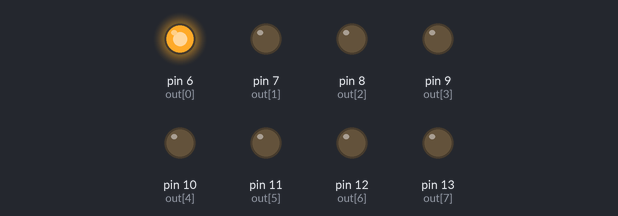
A sketch run on a simulated Arduino Uno, built with avr-gcc and run on an emulated ATmega328P. On the bench: output pins drawn as LEDs (lit = HIGH).

Above: at 0.12 s.
At 1.12 s:
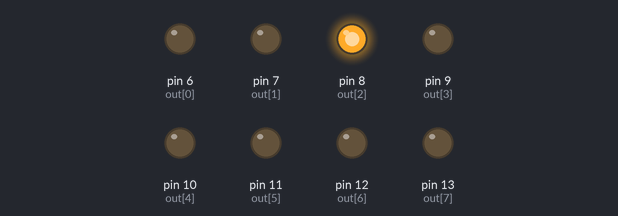
At 2.37 s:
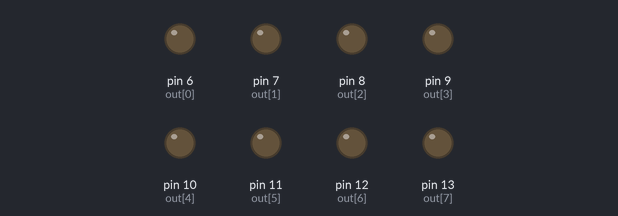
At 5.12 s:
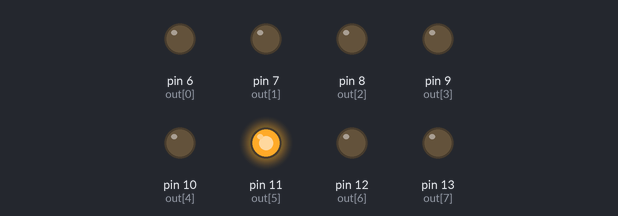
At 7.12 s:
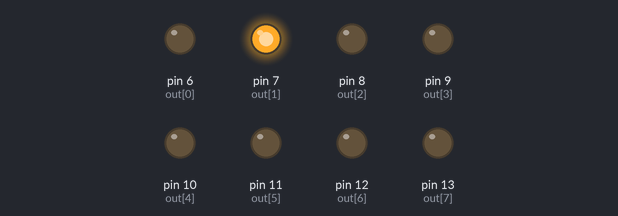
At 10.12 s:
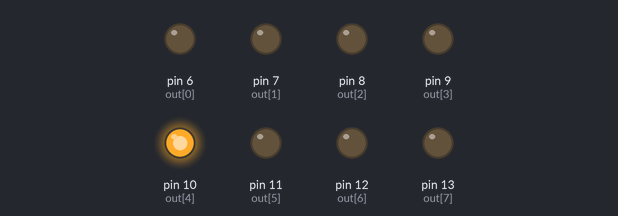
Timing chart, 0 to 10.4 s (numbered marks = the images above):
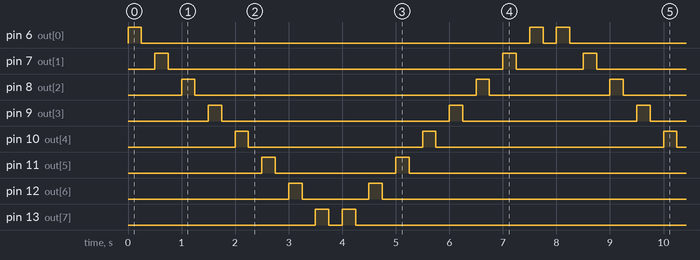

Measured:
- by itself, pin 6 (out[0]): repeats every 8.0 s: LOW 7.3 s, HIGH 0.25 s, LOW 0.25 s, HIGH 0.25 s
- by itself, pin 7 (out[1]): repeats every 8.0 s: LOW 6.3 s, HIGH 0.25 s, LOW 1.3 s, HIGH 0.25 s
- by itself, pin 8 (out[2]): repeats every 8.0 s: LOW 5.3 s, HIGH 0.25 s, LOW 2.3 s, HIGH 0.25 s
- by itself, pin 9 (out[3]): repeats every 8.0 s: LOW 4.3 s, HIGH 0.25 s, LOW 3.3 s, HIGH 0.25 s
- by itself, pin 10 (out[4]): repeats every 8.0 s: LOW 3.3 s, HIGH 0.25 s, LOW 4.3 s, HIGH 0.25 s
- by itself, pin 11 (out[5]): repeats every 8.0 s: LOW 2.3 s, HIGH 0.25 s, LOW 5.3 s, HIGH 0.25 s
- by itself, pin 12 (out[6]): repeats every 8.0 s: LOW 1.3 s, HIGH 0.25 s, LOW 6.3 s, HIGH 0.25 s
- by itself, pin 13 (out[7]): repeats every 8.0 s: LOW 0.25 s, HIGH 0.25 s, LOW 7.3 s, HIGH 0.25 s

The sketch:

Croft_TestBlinkArrays.ino
```cpp
//Conor Croft
void LED(){
  int out []={6,7,8,9,10,11,12,13};
  for(int i=0; i<=7; i++){
   digitalWrite(out[i], HIGH);
   delay(250);
   digitalWrite(out[i], LOW);
   delay(250);
  }

   for(int i=7; i>-1;i--){
   digitalWrite(out[i], HIGH);
   delay(250);
   digitalWrite(out[i], LOW);
   delay(250);
 }

}

void setup(){
  for(int x =6; x<=13; x++){
  pinMode(x, OUTPUT);
  }
}

void loop(){
  LED();
}
```
